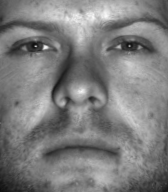
#> input picture Eigenface (PCA)/faces_training/face01.pgm, 168 x 192 px; its folder holds only this picture in this run
$ jupyter execute --allow-errors eigenface_demo.ipynb
#> lines starting #> are read from the running program, lines starting #| are printed output that depends on the picture
# 0. Eigenface Demo
With given 39 human face image First, decide the number of Principal Component(PC) or the dimension with Singular Value Decomposition(SVD) Algorithm referencing the variance in \[0, 1\]. Second, reconstruct the face image with the eigenfaces. Last, find the owner of the test face image by using the minimum L2 distance.

# 1. Import packages for the Demo

[cell 1]
import os
import glob
import sys
import numpy as np
import cv2
import matplotlib.pyplot as plt

# 2. Functions for Step 1 : Select the number of PC

[cell 2]
############# STEP1 FUNCS #############

def get_file_list(path_dir):
    files = os.listdir(path_dir)
    return [file for file in files if file.endswith(".pgm")]

def read_imgs(path_dir):
    files = get_file_list(path_dir)
    files.sort()
    imgs = []
    for file in files:
        imgs.append(cv2.imread(path_dir+'/'+file, -1))
    return imgs

def flat_imgs(imgs):
    H, W = imgs[0].shape
    L = len(imgs)
    result = np.zeros((H*W, L))
    for i, img in enumerate(imgs):
        temp = img.astype(np.uint8)
        result[:, i] = temp.reshape(H*W, )
    return np.array(result).astype(np.uint8)

def cal_number_of_PC(input_percentage, S):
    total = S.sum()
    sum = 0
    for i, sv in enumerate(S):
        sum += sv
        if sum/total >= input_percentage:
            return i+1

def print_step1(input_percentage, selected_dimension):
    print('##########  STEP 1  ##########')
    print(f"Input Percentage: {input_percentage}")
    print(f"Selected Dimension: {selected_dimension}")

# 2. Functions for Step 2 : Reconstruct image by Eigenfaces

[cell 3]
############# STEP2 FUNCS #############

def save_img(img, idx, path_dir='./2019193016/face'):
    cv2.imwrite(path_dir+ f'{idx:02}.pgm', img)

def reconstruct(zero_mean_X, U, mean_img, number_of_PC):
    temp = np.matmul(np.transpose(U[:, :number_of_PC]), zero_mean_X)
    X_hat = np.clip(np.matmul(U[:, :number_of_PC], temp)+mean_img, 0, 255)
    return X_hat

def calculate_mse(X, X_hat):
    num_of_img = len(X[0])
    errors = []
    for i in range(num_of_img):
        error = sum(((X[:,i]-X_hat[:,i])/255)**2)
        errors.append(error)
    average_error = np.mean(errors)
    return average_error, errors

def print_step2(average_error, errors):
    print()
    print('##########  STEP 2  ##########')
    print("Reconstruction error")
    print(f"average : {average_error:.4f}")
    for i,error in enumerate(errors):
        print(f"{i+1:02}: {error:.4f}")

# 3. Functions for Step 3 : Face Recognization with L2 Distance

[cell 4]
############# STEP3 FUNCS #############
def get_l2dist(num_of_test_imgs, num_of_imgs, Y, Y_hat):
    dists = []
    for i in range(len(test_imgs)):
        dists.append([])               #initializing the dist list

    for i in range(num_of_test_imgs):
        test = Y_hat[:, i].reshape(len(Y_hat),1)
        diff = Y-test
        dist = diff**2
        for j in range(num_of_imgs):
            dists[i].append(np.sqrt(sum(dist[:,j])))
    return dists

def get_min_dist(dists):
    min_dist = []
    idxs = []
    for i in range(len(dists)):
        min_dist.append(np.min(dists[i]))
        idxs.append(dists[i].index(min_dist[i]) + 1)
    return min_dist, idxs

def print_step3(idxs):
    print()
    print('##########  STEP 3  ##########')
    for i in range(len(idxs)):
        print(f'test{i+1:02}.pgm ==> face{idxs[i]:02}.pgm')

# STEP 1
## The way to select number of PC
First to use PCA, in this code I used the SVD algorithm. To use SVD algorithm, first make the image column-wise vector and merge them in to a matrix which I call it as column-wise vector image matrix in this document.

If the input variance that refer to select PC is $var$ the number of PC is $i$ that is the smallest $i$ that satisfy $\frac{\sum_{k=1}^{i}\lambda_{k}}{\sum_{k=1}^{n}\lambda_{k}}\geq var (0\leq var \leq 1)$. The $\lambda$ is the singular value of the mean centered column-wise vecter image matrix.

[cell 5]
input_percentage = 0.95 #float(sys.argv[1])
STUDENT_CODE = '2019193016'
FILE_NAME = 'output.txt'

path_dir = './faces_training'

imgs = read_imgs(path_dir)
#> imgs = 1 item
X = (flat_imgs(imgs)).astype(np.float64)
#> in flat_imgs, `L = len(imgs)`: L = 1
#> the loop in flat_imgs, `for i, img in enumerate(imgs):` made 1 pass

if not os.path.exists(STUDENT_CODE) :
    os.mkdir(STUDENT_CODE)
f = open(os.path.join(STUDENT_CODE, FILE_NAME), 'w')
#sys.stdout = f

[cell 6]
number_of_images = 39

all_faces_X = np.zeros((5*192, 8*168))
#> (the rest of this cell did not finish here and is left out)

[cell 7]
#####################################
#             STEP 1                #
#####################################
mean_img = np.ndarray((len(X),1))

for i in range(len(X)):
    mean_img[i] = X[i, :].mean()    # get mean img with col-vector

zero_mean_X = np.subtract(X, mean_img) # get mean-centered matrix

U, S, V = np.linalg.svd(zero_mean_X, full_matrices=False) # run SVD
#> S = [0]; V = [1]

selected_dimension = cal_number_of_PC(input_percentage, S) # selecting the number of PC
#> in cal_number_of_PC, `total = S.sum()`: total = 0
#> the loop in cal_number_of_PC, `for i, sv in enumerate(S):` made 1 pass
#> (sv, sum) on pass 1: (0, 0)

print_step1(input_percentage, selected_dimension)   # print in format

The left-singular vector is become a column-wise vector eigenface image. A column of it is a eigenface of the person. You can check that out in the code and shown image below.

[cell 8]
plt.imshow(U[:,0].reshape(192, 168), cmap = 'gray')
plt.title('Eigenface Image')
plt.axis("off")
plt.show()
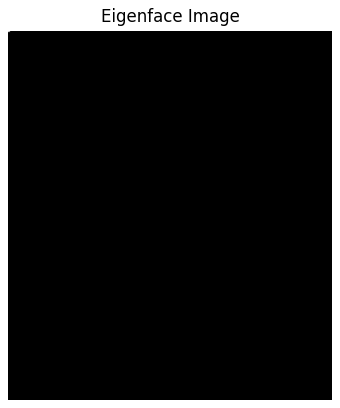
#> figure drawn by matplotlib, 1 panel

[cell 9]
#####################################
#             STEP 2                #
#####################################
X_hat = reconstruct(zero_mean_X, U, mean_img, selected_dimension)   # reconstruct img
#> in reconstruct, `temp = np.matmul(np.transpose(U[:, :number_of_PC]), zero_mean_X)`: temp = [0]
for i in range(len(X_hat[0])):                                      # save the reconstructed image
    save_img(img = X_hat[:, i].reshape(192, 168), idx = i+1)
#> this loop made 1 pass
average_error, errors = calculate_mse(X, X_hat) # calculate the Mean Square Error
#> in calculate_mse, `num_of_img = len(X[0])`: num_of_img = 1
#> the loop in calculate_mse, `for i in range(num_of_img):` made 1 pass
#> after the loop in calculate_mse, `for i in range(num_of_img):`: errors = [0]
#> in calculate_mse, `average_error = np.mean(errors)`: average_error = 0
#> average_error = 0; errors = [0]
print_step2(average_error, errors) # print in format
#| average : 0.0000
#> the loop in print_step2, `for i,error in enumerate(errors):` made 1 pass
#| 01: 0.0000

[cell 10]
number_of_images = 39

all_faces_X_hat = np.zeros((5*192, 8*168))
#> (the rest of this cell did not finish here and is left out)

[cell 11]
#####################################
#             STEP 3                #
#####################################

Y = X_hat # get reconstructed image's col-vec matrix

#> (the rest of this cell did not finish here and is left out)
